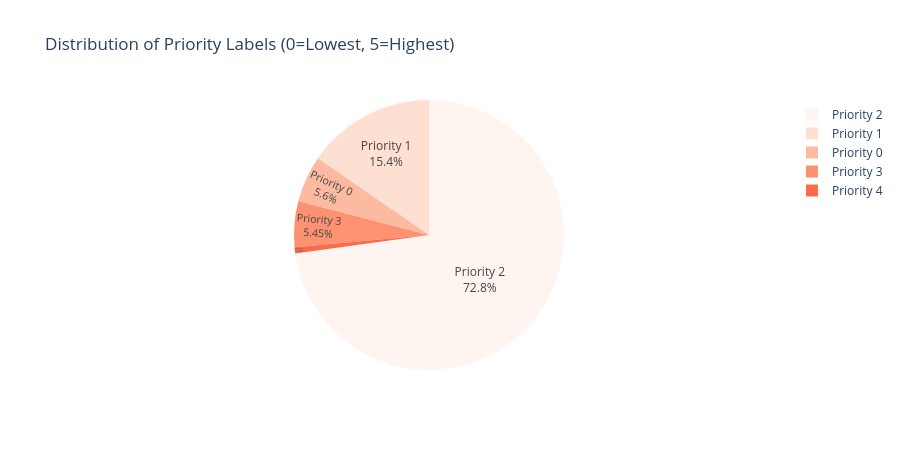

Notebook code cell kept with this figure:
### Code cell
# Chart 8: Label Distribution (Priority Classes)
label_counts = df['label'].value_counts().sort_index()

fig8 = px.pie(
    values=label_counts.values,
    names=[f'Priority {i}' for i in label_counts.index],
    title='Distribution of Priority Labels (0=Lowest, 5=Highest)',
    color_discrete_sequence=px.colors.sequential.Reds
)
fig8.update_traces(textposition='inside', textinfo='percent+label')
fig8.update_layout(height=450)
fig8.show()

# Label statistics
label_stats = pd.DataFrame({
    'Label': label_counts.index,
    'Count': label_counts.values,
    'Percentage': (label_counts.values / len(df) * 100).round(2)
})
display(label_stats)

print(f"\nINFO: Label Distribution Summary:")
print(f"   Total Labeled CVEs: {df['label'].notnull().sum():,}")
print(f"   High Priority (4-5): {((df['label'] >= 4) & (df['label'] <= 5)).sum():,}")
print(f"   Medium Priority (2-3): {((df['label'] >= 2) & (df['label'] < 4)).sum():,}")
print(f"   Low Priority (0-1): {((df['label'] >= 0) & (df['label'] < 2)).sum():,}")

### Figure 1 — Plotly figure (JSON) as saved in the notebook; plotly's stock layout.template omitted (floating-point values rounded to 4 significant figures)
{"data": [{"domain": {"x": [0, 1], "y": [0, 1]}, "hovertemplate": "label=%{label}<br>value=%{value}<extra></extra>", "labels": ["Priority 0", "Priority 1", "Priority 2", "Priority 3", "Priority 4"], "legendgroup": "", "name": "", "showlegend": true, "textinfo": "percent+label", "textposition": "inside", "type": "pie", "values": [12684, 34815, 164778, 12327, 1716]}], "layout": {"height": 450, "legend": {"tracegroupgap": 0}, "piecolorway": ["rgb(255,245,240)", "rgb(254,224,210)", "rgb(252,187,161)", "rgb(252,146,114)", "rgb(251,106,74)", "rgb(239,59,44)", "rgb(203,24,29)", "rgb(165,15,21)", "rgb(103,0,13)"], "title": {"text": "Distribution of Priority Labels (0=Lowest, 5=Highest)"}}}
